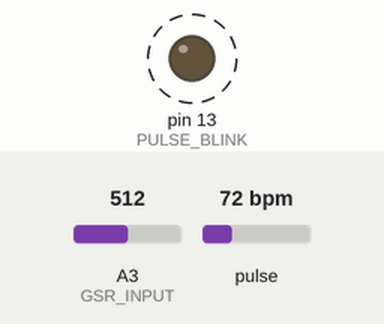
Recording of a sketch running on a simulated Arduino Uno, built with avr-gcc and run on an emulated ATmega328P. Parts: output pins drawn as LEDs (lit = HIGH). Dashed ring = blinking. Inputs (shaded band) come from the test bench; at power-on: pulse 72 bpm, A3 (GSR_INPUT) = 512. What the sketch prints to the serial monitor is not drawn.

Above: at 1.2 s.
1.3 s: pulse set to 42 bpm
At 3.5 s:
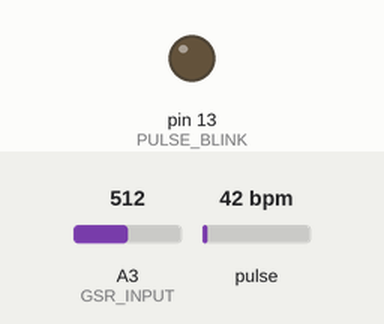
3.8 s: pulse set to 100 bpm
At 4.47 s:
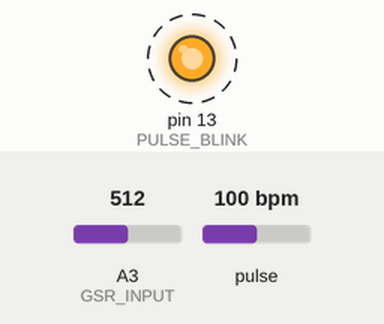
Timing chart, 0 to 12.8 s (numbered marks = the images above; inputs shaded):
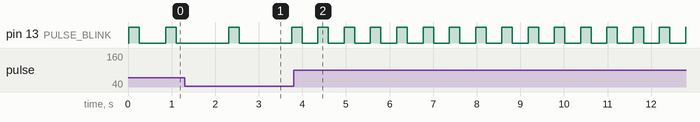

The sketch:

Arduino_BPM.ino
```cpp
#define USE_ARDUINO_INTERRUPTS true
#include <PulseSensorPlayground.h>
const int OUTPUT_TYPE = PROCESSING_VISUALIZER;
// const int OUTPUT_TYPE = SERIAL_PLOTTER;

const int PULSE_INPUT = A1; // PURPLE WIRE
const int PULSE_BLINK = 13; // Pin 13 is the on-board LED
const int PULSE_FADE = 5;
const int THRESHOLD = 550; // Adjust this number to avoid noise when idle
PulseSensorPlayground pulseSensor;

const int GSR_INPUT = A3; // GSR signal

void setup() {
  Serial.begin(115200); // Use 115200 baud because that's what the Processing Sketch expects to read
  pinMode(GSR_INPUT, INPUT); // from GSR code..

  // Configure the PulseSensor manager.
  pulseSensor.analogInput(PULSE_INPUT);
  pulseSensor.blinkOnPulse(PULSE_BLINK);
  pulseSensor.fadeOnPulse(PULSE_FADE);

  pulseSensor.setSerial(Serial);
  pulseSensor.setOutputType(OUTPUT_TYPE);
  pulseSensor.setThreshold(THRESHOLD);

  // Start reading the PulseSensor signal.
  if (!pulseSensor.begin()) { // PulseSensor initialization failed, likely because right now interrupts aren't supported
    // If Sketch hangs here, try PulseSensor_BPM_Alternative.ino, which doesn't use interrupts.
    for(;;) {
      digitalWrite(PULSE_BLINK, LOW);
      delay(50);
      digitalWrite(PULSE_BLINK, HIGH);
      delay(50);
    }
  }
}

void loop() {

  delay(20); // Wait a bit. Don't output every sample, because our baud rate won't support that much I/O.
  // Write the latest sample to Serial.
  pulseSensor.outputSample();
  if (pulseSensor.sawStartOfBeat()) {
    pulseSensor.outputBeat();
  }

  delay(100);
  int gsrSignal = analogRead(GSR_INPUT);
  Serial.println('G' + String(gsrSignal)); // Send to processing in the form of G + the signal
}
```

Measured:
- after the input at 3.8 s, pin 13 (PULSE_BLINK): alternates HIGH for 0.24 s and LOW for 0.36 s, starting after 0.56 s
